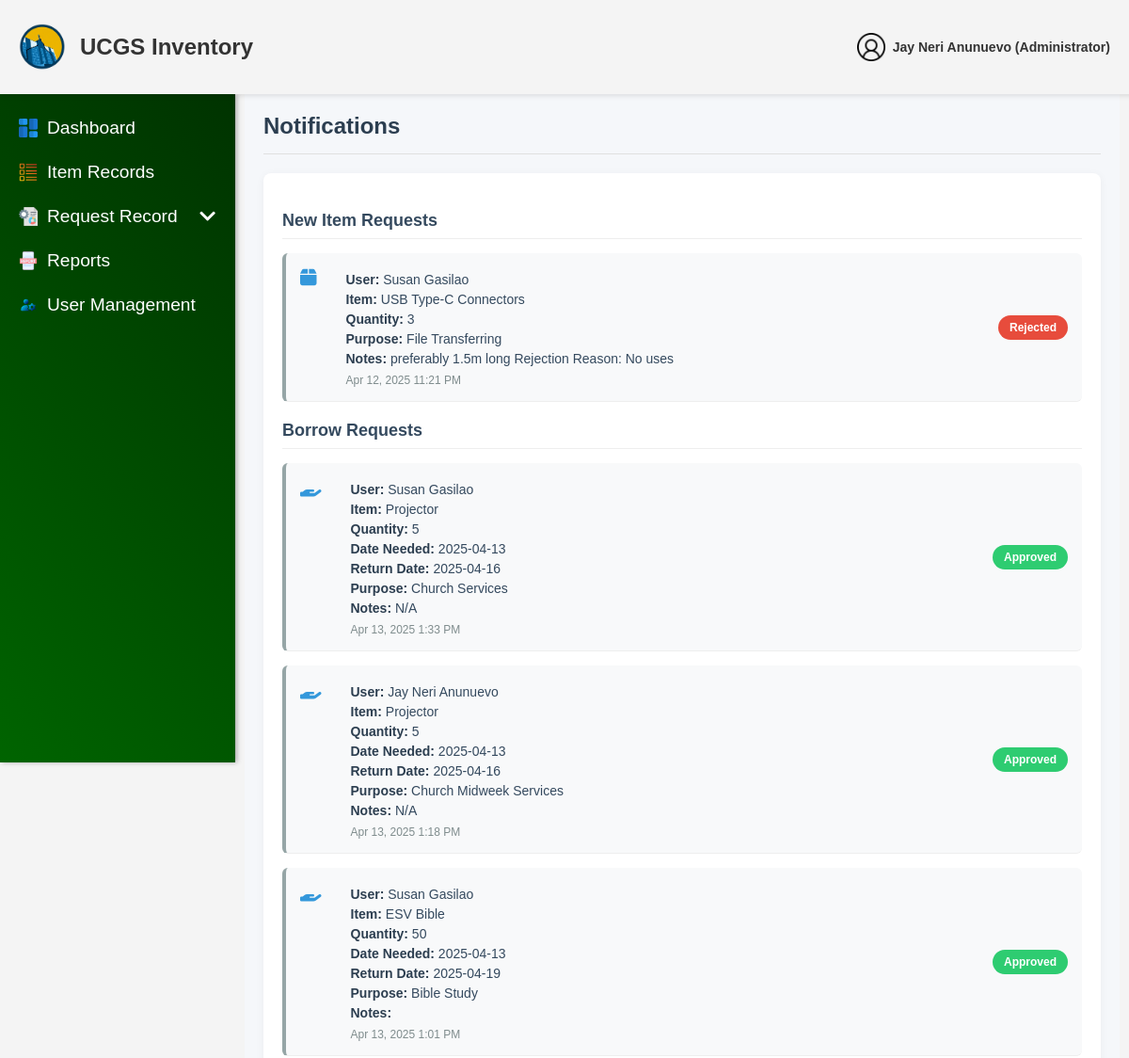
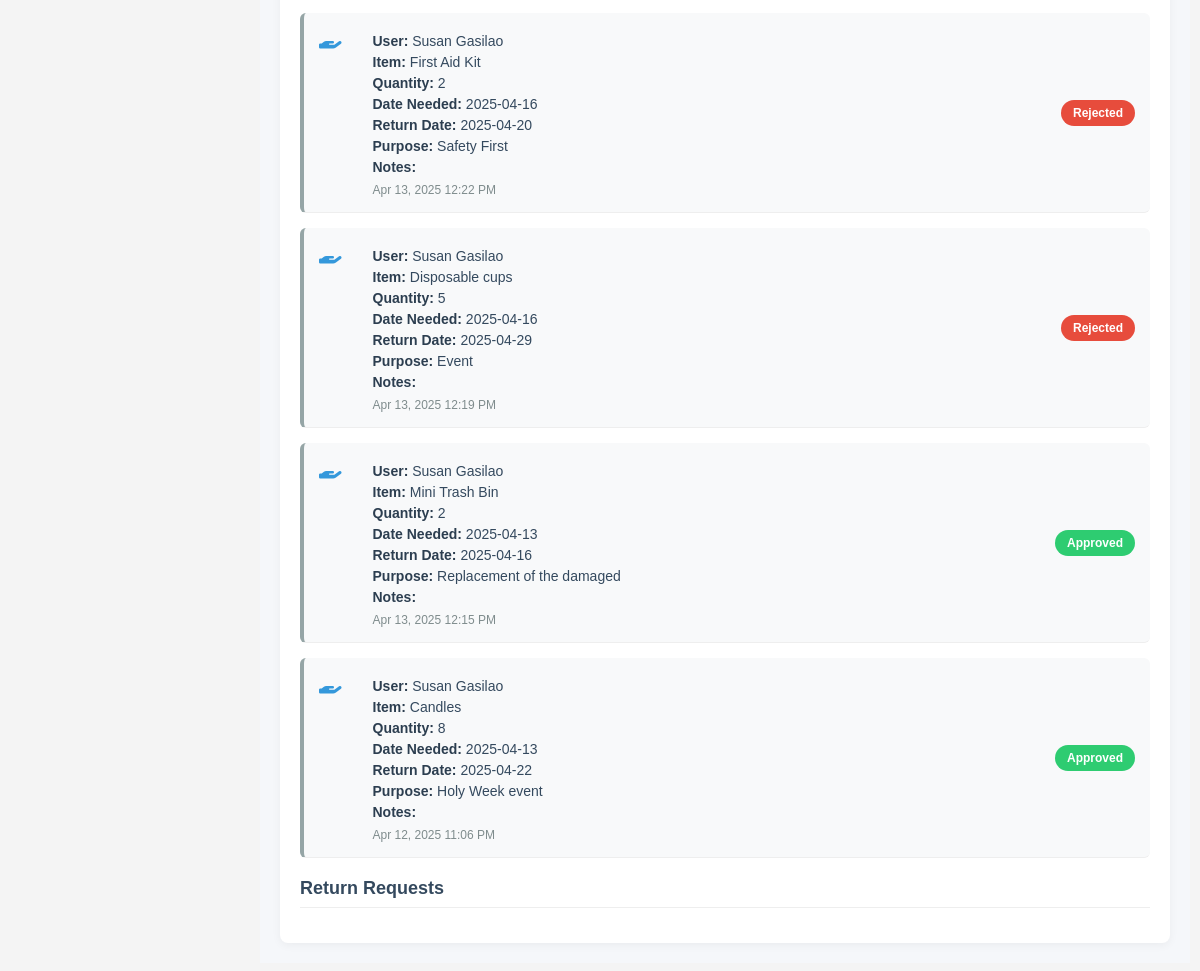
Page /admin/adminnotification.php (signed in) on the earlier database version (2 pictures, top to bottom).
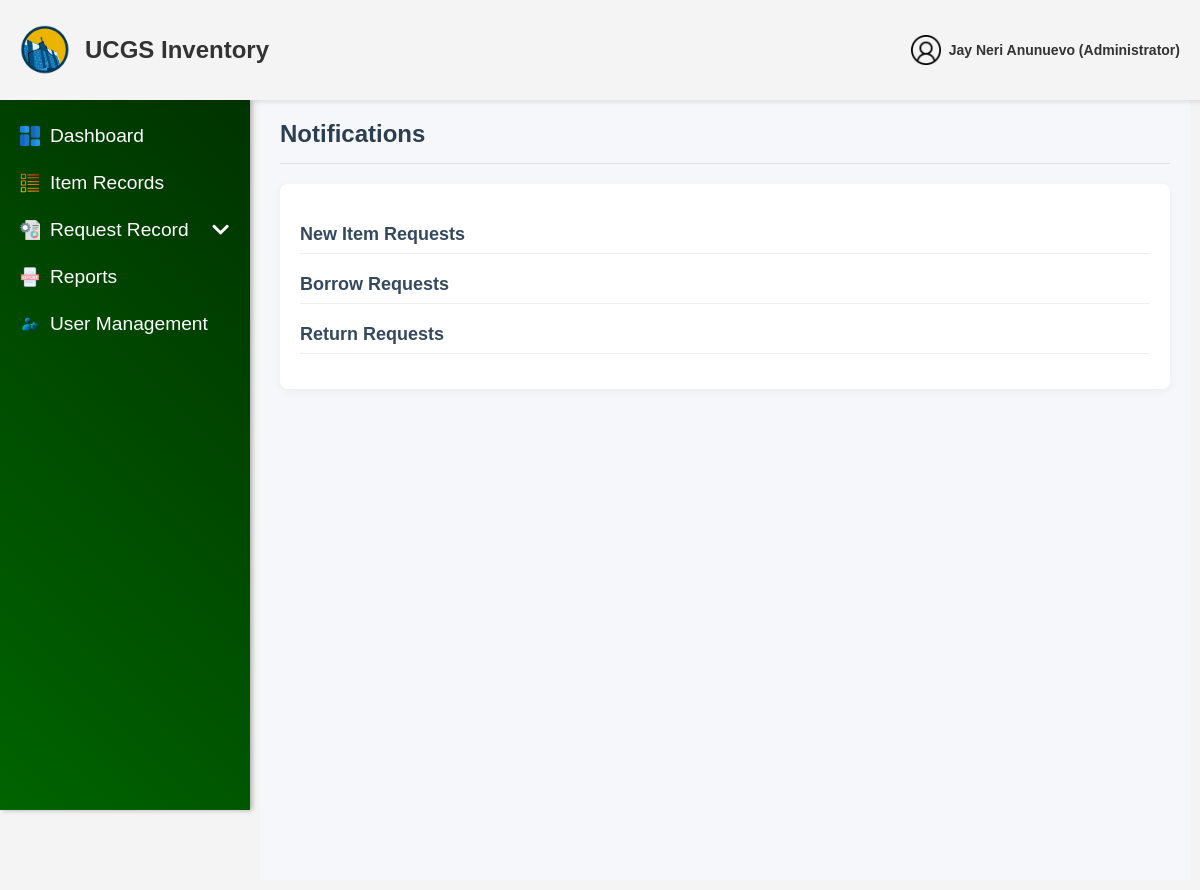
Same page on the later database version.
### tables this page shows
CREATE TABLE `new_item_requests` (
  `request_id` int(11) NOT NULL,
  `user_id` int(11) NOT NULL,
  `item_name` varchar(255) NOT NULL,
  `item_category` varchar(50) NOT NULL,
  `quantity` int(11) NOT NULL,
  `item_unit` varchar(50) NOT NULL,
  `purpose` text NOT NULL,
  `notes` text DEFAULT NULL,
  `status` enum('Pending','Approved','Rejected') NOT NULL DEFAULT 'Pending',
  `request_date` datetime NOT NULL DEFAULT current_timestamp(),
  `ministry` enum('UCM','CWA','CHOIR','PWT','CYF') NOT NULL
);

CREATE TABLE `users` (
  `user_id` int(11) NOT NULL,
  `username` varchar(255) NOT NULL,
  `email` varchar(255) NOT NULL,
  `password` varchar(255) NOT NULL,
  `role` enum('User','Administrator') NOT NULL,
  `ministry` enum('UCM','CWA','CHOIR','PWT','CYF') NOT NULL,
  `status` enum('Active','Deactivated') NOT NULL DEFAULT 'Active',
  `created_at` datetime NOT NULL DEFAULT current_timestamp(),
  `updated_at` datetime DEFAULT NULL ON UPDATE current_timestamp(),
  `deactivation_end` datetime DEFAULT NULL,
  `reset_token` varchar(64) DEFAULT NULL,
  `reset_expires` datetime DEFAULT NULL
);

CREATE TABLE `borrow_requests` (
  `borrow_id` int(11) NOT NULL,
  `user_id` int(11) NOT NULL,
  `item_id` int(11) NOT NULL,
  `quantity` int(11) NOT NULL,
  `date_needed` date NOT NULL,
  `return_date` date NOT NULL,
  `purpose` text NOT NULL,
  `notes` text DEFAULT NULL,
  `status` enum('Pending','Approved','Rejected','Returned','For Checking','Processed','Not Accepted') NOT NULL,
  `request_date` datetime NOT NULL DEFAULT current_timestamp(),
  `transaction_id` int(11) DEFAULT NULL,
  `item_name` varchar(255) DEFAULT NULL,
  `processed_at` datetime DEFAULT NULL,
  `rejection_reason` text DEFAULT NULL,
  `return_status` varchar(20) DEFAULT NULL,
  `return_reason` text DEFAULT NULL
);

CREATE TABLE `items` (
  `item_id` int(11) NOT NULL,
  `created_by` int(11) DEFAULT NULL,
  `item_no` varchar(50) NOT NULL,
  `item_name` varchar(255) NOT NULL,
  `description` text DEFAULT NULL,
  `quantity` int(11) NOT NULL,
  `availability` int(11) NOT NULL DEFAULT 0,
  `unit` varchar(10) NOT NULL DEFAULT 'pcs',
  `status` enum('Available','Out of Stock','Low Stock') NOT NULL,
  `model_no` varchar(50) DEFAULT NULL,
  `item_category` varchar(50) NOT NULL DEFAULT '',
  `item_location` varchar(50) DEFAULT NULL,
  `expiration` date DEFAULT NULL,
  `brand` varchar(50) DEFAULT NULL,
  `deleted_at` datetime DEFAULT NULL,
  `last_updated` datetime NOT NULL DEFAULT current_timestamp() ON UPDATE current_timestamp(),
  `created_at` datetime NOT NULL DEFAULT current_timestamp()
);

### admin/adminnotification.php (the view, shortened to what the changed rows need)
<?php
include '../config/db_connection.php';
$newItemRequestsQuery = "SELECT nir.request_id, nir.quantity, nir.purpose, nir.notes,
                                nir.status, nir.request_date,
                                u.username, nir.item_name
                         FROM new_item_requests nir
                         JOIN users u ON nir.user_id = u.user_id
                         ORDER BY nir.request_date DESC";
$newItemRequestsResult = $conn->query($newItemRequestsQuery);
$newItemRequests = [];
if ($newItemRequestsResult && $newItemRequestsResult->num_rows > 0) {
    while ($row = $newItemRequestsResult->fetch_assoc()) {
        $newItemRequests[] = $row;
    }
}
$borrowRequestsQuery = "SELECT br.borrow_id, br.quantity, br.date_needed, br.return_date,
                               br.purpose, br.notes, br.status, br.request_date,
                               u.username, i.item_name
                        FROM borrow_requests br
                        JOIN users u ON br.user_id = u.user_id
                        JOIN items i ON br.item_id = i.item_id
                        ORDER BY br.request_date DESC";
$borrowRequestsResult = $conn->query($borrowRequestsQuery);
$borrowRequests = [];
if ($borrowRequestsResult && $borrowRequestsResult->num_rows > 0) {
    while ($row = $borrowRequestsResult->fetch_assoc()) {
        $borrowRequests[] = $row;
    }
}
$returnRequests = [];
$allRequests = [
    'new_item_requests' => $newItemRequests,
    'borrow_requests' => $borrowRequests,
    'return_requests' => $returnRequests
];
?>
<!DOCTYPE html>
<html lang="en">
<head>
    <link rel="stylesheet" href="../css/AdminNotification.css">
    <link rel="stylesheet" href="https://cdnjs.cloudflare.com/ajax/libs/font-awesome/6.5.1/css/all.min.css">
</head>
<body>
    <div class="main-content">
        <div class="notification-header">
            <h2>Notifications</h2>
        </div>
        <div class="notification-list">
            <?php if (!empty($allRequests)): ?>
                <?php foreach ($allRequests['new_item_requests'] as $request): ?>
                    <div class="notification-item <?= $request['status'] === 'Pending' ? 'unread' : 'read' ?>"
                         data-request-id="<?= $request['request_id'] ?>">
                        <div class="notification-content">
                            <span class="notification-icon">
                                <i class="fa-solid fa-box"></i>
                            </span>
                            <div class="notification-text">
                                <p><strong>User:</strong> <?= htmlspecialchars($request['username']) ?></p>
                                <p><strong>Item:</strong> <?= htmlspecialchars($request['item_name']) ?></p>
                                <p><strong>Quantity:</strong> <?= htmlspecialchars($request['quantity']) ?></p>
                                <p><strong>Purpose:</strong> <?= htmlspecialchars($request['purpose']) ?></p>
                                <p><strong>Notes:</strong> <?= htmlspecialchars($request['notes'] ?? 'N/A') ?></p>
                                <span class="notification-date">
                                    <?= date('M j, Y g:i A', strtotime($request['request_date'])) ?>
                                </span>
                            </div>
                        </div>
                        <div class="notification-actions">
    <?php if ($request['status'] === 'Pending'): ?>
        <div class="status-badge pending">
            <span>Pending Approval</span>
        </div>
    <?php elseif ($request['status'] === 'Approved'): ?>
        <div class="status-badge approved">
            <span>Approved</span>
        </div>
    <?php elseif ($request['status'] === 'Rejected'): ?>
        <div class="status-badge rejected">
            <span>Rejected</span>
        </div>
    <?php endif; ?>
</div>
                    </div>
                <?php endforeach; ?>
                <?php foreach ($allRequests['borrow_requests'] as $request): ?>
                    <div class="notification-item <?= $request['status'] === 'Pending' ? 'unread' : 'read' ?>"
                         data-borrow-id="<?= $request['borrow_id'] ?>">
                        <div class="notification-content">
                            <span class="notification-icon">
                                <i class="fa-solid fa-hand-holding"></i>
                            </span>
                            <div class="notification-text">
                                <p><strong>User:</strong> <?= htmlspecialchars($request['username']) ?></p>
                                <p><strong>Item:</strong> <?= htmlspecialchars($request['item_name']) ?></p>
                                <p><strong>Quantity:</strong> <?= htmlspecialchars($request['quantity']) ?></p>
                                <p><strong>Date Needed:</strong> <?= htmlspecialchars($request['date_needed']) ?></p>
                                <p><strong>Return Date:</strong> <?= htmlspecialchars($request['return_date']) ?></p>
                                <p><strong>Purpose:</strong> <?= htmlspecialchars($request['purpose']) ?></p>
                                <p><strong>Notes:</strong> <?= htmlspecialchars($request['notes'] ?? 'N/A') ?></p>
                                <span class="notification-date">
                                    <?= date('M j, Y g:i A', strtotime($request['request_date'])) ?>
                                </span>
                            </div>
                        </div>
                        <div class="notification-actions">
    <?php if ($request['status'] === 'Pending'): ?>
        <div class="status-badge pending">
            <span>Pending Approval</span>
        </div>
    <?php elseif ($request['status'] === 'Approved'): ?>
        <div class="status-badge approved">
            <span>Approved</span>
        </div>
    <?php elseif ($request['status'] === 'Rejected'): ?>
        <div class="status-badge rejected">
            <span>Rejected</span>
        </div>
    <?php endif; ?>
</div>
                    </div>
                <?php endforeach; ?>
            <?php endif; ?>
        </div>
    </div>
</body>
</html>

Differences in the rows shown:
removed new_item_requests: user.username "Susan Gasilao", item_name "USB Type-C Connectors", quantity "3", purpose "File Transferring", notes "preferably 1.5m long Rejection Reason: No uses", request_date "Apr 12, 2025 11:21 PM", status "Rejected"
removed borrow_requests: user.username "Susan Gasilao", item.item_name "Projector", quantity "5", date_needed "2025-04-13", return_date "2025-04-16", purpose "Church Services", notes "N/A", request_date "Apr 13, 2025 1:33 PM", status "Approved"
removed borrow_requests: user.username "Jay Neri Anunuevo", item.item_name "Projector", quantity "5", date_needed "2025-04-13", return_date "2025-04-16", purpose "Church Midweek Services", notes "N/A", request_date "Apr 13, 2025 1:18 PM", status "Approved"
removed borrow_requests: user.username "Susan Gasilao", item.item_name "ESV Bible", quantity "50", date_needed "2025-04-13", return_date "2025-04-19", purpose "Bible Study", request_date "Apr 13, 2025 1:01 PM", status "Approved"
removed borrow_requests: user.username "Susan Gasilao", item.item_name "First Aid Kit", quantity "2", date_needed "2025-04-16", return_date "2025-04-20", purpose "Safety First", request_date "Apr 13, 2025 12:22 PM", status "Rejected"
removed borrow_requests: user.username "Susan Gasilao", item.item_name "Disposable cups", quantity "5", date_needed "2025-04-16", return_date "2025-04-29", purpose "Event", request_date "Apr 13, 2025 12:19 PM", status "Rejected"
removed borrow_requests: user.username "Susan Gasilao", item.item_name "Mini Trash Bin", quantity "2", date_needed "2025-04-13", return_date "2025-04-16", purpose "Replacement of the damaged", request_date "Apr 13, 2025 12:15 PM", status "Approved"
removed borrow_requests: user.username "Susan Gasilao", item.item_name "Candles", quantity "8", date_needed "2025-04-13", return_date "2025-04-22", purpose "Holy Week event", request_date "Apr 12, 2025 11:06 PM", status "Approved"
